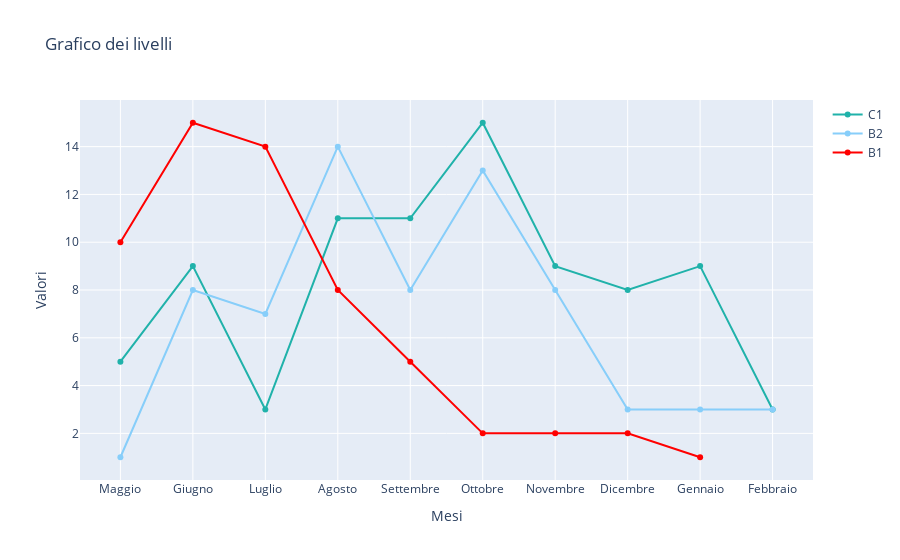

Notebook code cell kept with this figure:
### Code cell
# Dati per le due linee
x = ordine

y1 = list(C1.values())
y2 = list(B2.values())
y3 = list(B1.values())

# Creare il grafico di linea con due linee
fig = go.Figure()

# Aggiungere la prima linea con colore blu
fig.add_trace(go.Scatter(x=x, y=y1, mode='lines+markers', name='C1', line=dict(color='lightseagreen')))

# Aggiungere la seconda linea con colore rosso
fig.add_trace(go.Scatter(x=x, y=y2, mode='lines+markers', name='B2', line=dict(color='lightskyblue')))

# Aggiungere la terza linea con colore verde
fig.add_trace(go.Scatter(x=x, y=y3, mode='lines+markers', name='B1', line=dict(color='red')))

# Aggiungere etichette e titoli
fig.update_layout(title='Grafico dei livelli',
                  xaxis_title='Mesi',
                  yaxis_title='Valori')

# Mostrare il grafico
fig.show()

### Figure 1 — Plotly figure (JSON) as saved in the notebook; plotly's stock layout.template omitted (floating-point values rounded to 4 significant figures)
{"data": [{"line": {"color": "lightseagreen"}, "mode": "lines+markers", "name": "C1", "type": "scatter", "x": ["Maggio", "Giugno", "Luglio", "Agosto", "Settembre", "Ottobre", "Novembre", "Dicembre", "Gennaio", "Febbraio", "Marzo", "Aprile"], "y": [5, 9, 3, 11, 11, 15, 9, 8, 9, 3]}, {"line": {"color": "lightskyblue"}, "mode": "lines+markers", "name": "B2", "type": "scatter", "x": ["Maggio", "Giugno", "Luglio", "Agosto", "Settembre", "Ottobre", "Novembre", "Dicembre", "Gennaio", "Febbraio", "Marzo", "Aprile"], "y": [1, 8, 7, 14, 8, 13, 8, 3, 3, 3]}, {"line": {"color": "red"}, "mode": "lines+markers", "name": "B1", "type": "scatter", "x": ["Maggio", "Giugno", "Luglio", "Agosto", "Settembre", "Ottobre", "Novembre", "Dicembre", "Gennaio", "Febbraio", "Marzo", "Aprile"], "y": [10, 15, 14, 8, 5, 2, 2, 2, 1]}], "layout": {"title": {"text": "Grafico dei livelli"}, "xaxis": {"title": {"text": "Mesi"}}, "yaxis": {"title": {"text": "Valori"}}}}
